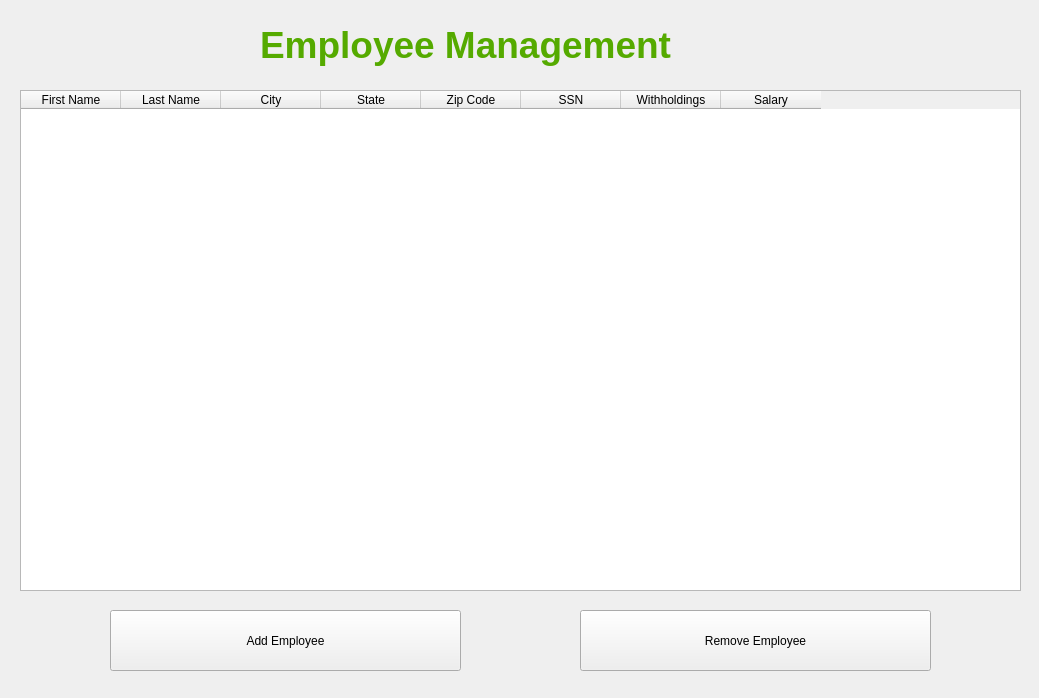
<?xml version="1.0" encoding="UTF-8"?>
<ui version="4.0">
 <class>employee_management_window</class>
 <widget class="QWidget" name="employee_management_window">
  <property name="geometry">
   <rect>
    <x>0</x>
    <y>0</y>
    <width>1039</width>
    <height>698</height>
   </rect>
  </property>
  <property name="windowTitle">
   <string>Form</string>
  </property>
  <widget class="QLabel" name="label">
   <property name="geometry">
    <rect>
     <x>260</x>
     <y>0</y>
     <width>501</width>
     <height>91</height>
    </rect>
   </property>
   <property name="text">
    <string>&lt;html&gt;&lt;head/&gt;&lt;body&gt;&lt;p&gt;&lt;span style=&quot; font-size:28pt; font-weight:600; color:#55aa00;&quot;&gt;Employee Management&lt;/span&gt;&lt;/p&gt;&lt;/body&gt;&lt;/html&gt;</string>
   </property>
  </widget>
  <widget class="QTableWidget" name="employee_table">
   <property name="geometry">
    <rect>
     <x>20</x>
     <y>90</y>
     <width>1001</width>
     <height>501</height>
    </rect>
   </property>
   <column>
    <property name="text">
     <string>First Name</string>
    </property>
   </column>
   <column>
    <property name="text">
     <string>Last Name</string>
    </property>
   </column>
   <column>
    <property name="text">
     <string>City</string>
    </property>
   </column>
   <column>
    <property name="text">
     <string>State</string>
    </property>
   </column>
   <column>
    <property name="text">
     <string>Zip Code</string>
    </property>
   </column>
   <column>
    <property name="text">
     <string>SSN</string>
    </property>
   </column>
   <column>
    <property name="text">
     <string>Withholdings</string>
    </property>
   </column>
   <column>
    <property name="text">
     <string>Salary</string>
    </property>
   </column>
  </widget>
  <widget class="QPushButton" name="add_employee_button">
   <property name="geometry">
    <rect>
     <x>110</x>
     <y>610</y>
     <width>351</width>
     <height>61</height>
    </rect>
   </property>
   <property name="text">
    <string>Add Employee</string>
   </property>
  </widget>
  <widget class="QPushButton" name="remove_employee_button">
   <property name="geometry">
    <rect>
     <x>580</x>
     <y>610</y>
     <width>351</width>
     <height>61</height>
    </rect>
   </property>
   <property name="text">
    <string>Remove Employee</string>
   </property>
  </widget>
 </widget>
 <resources/>
 <connections/>
</ui>
